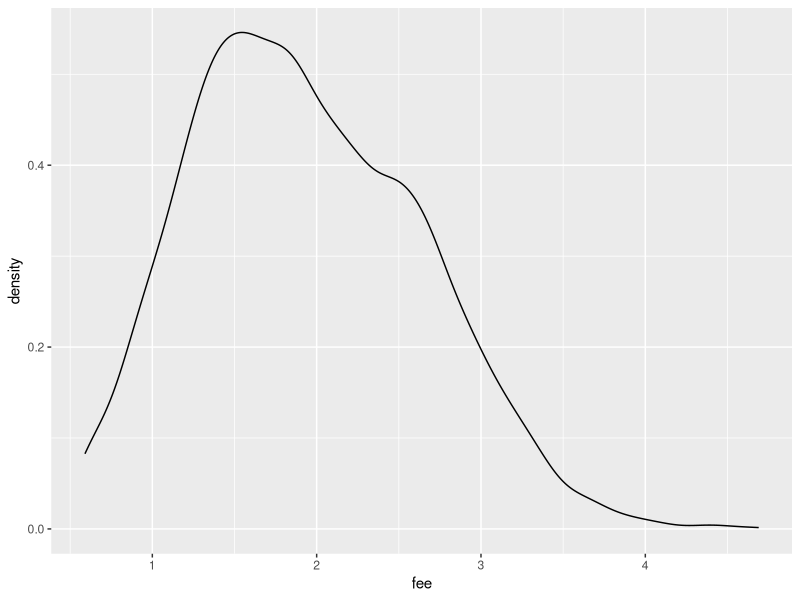
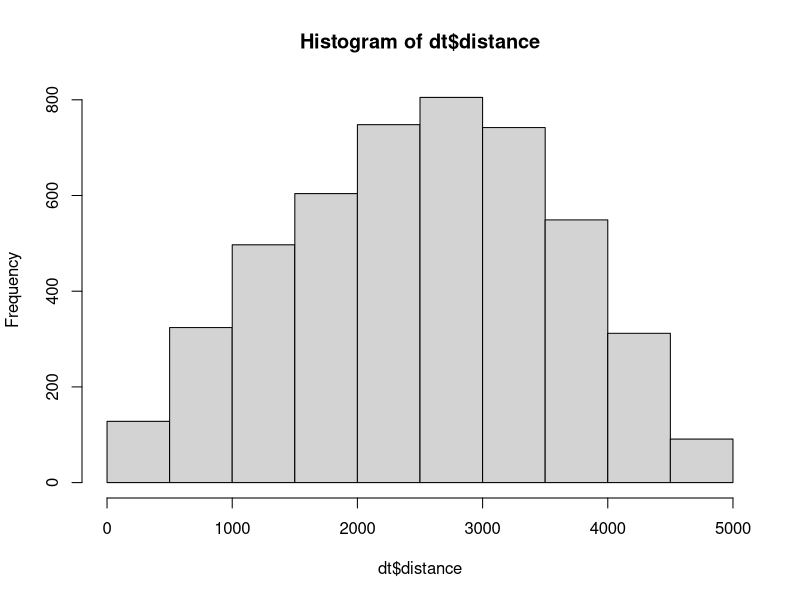
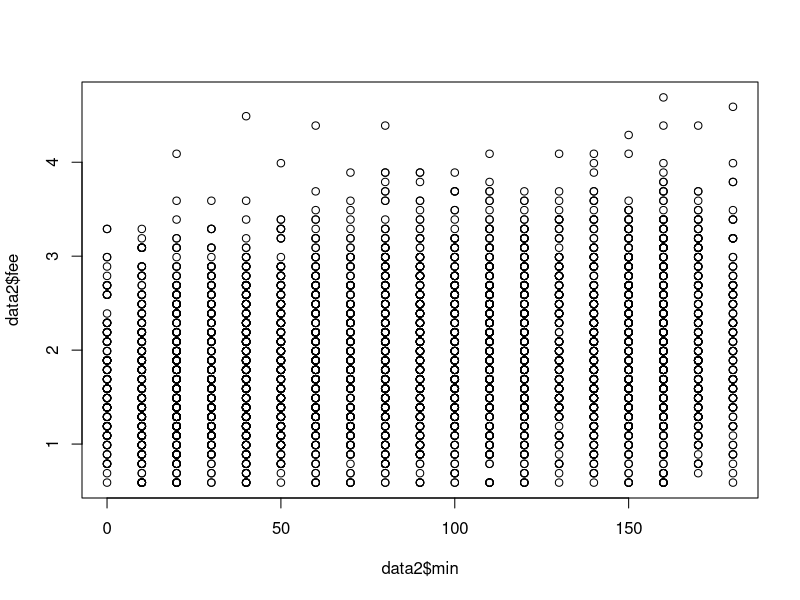
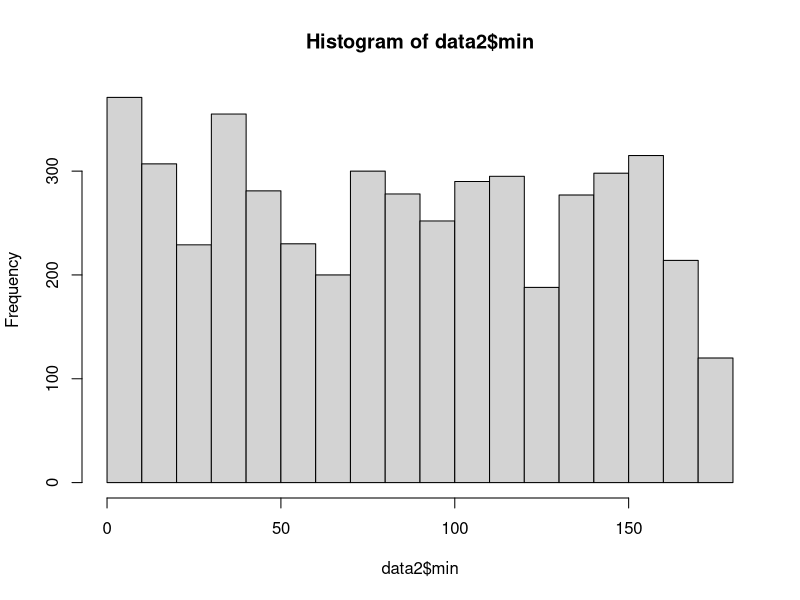
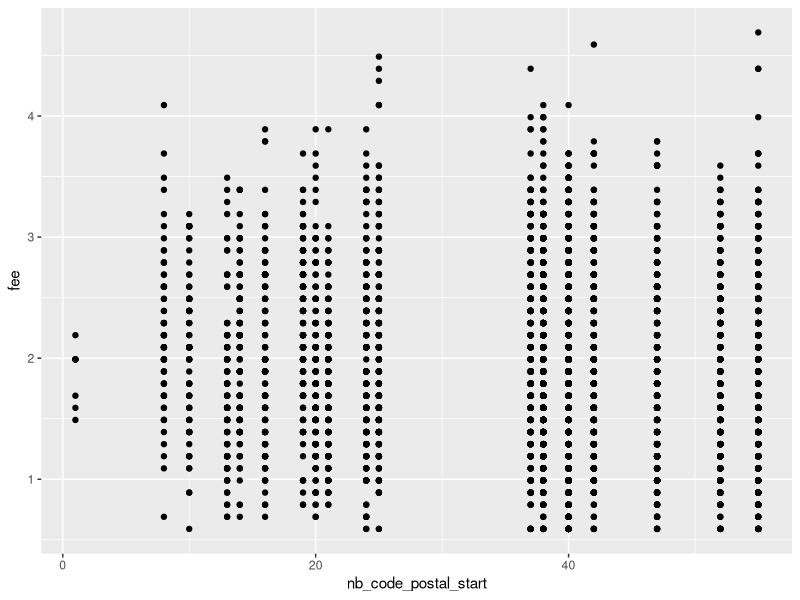
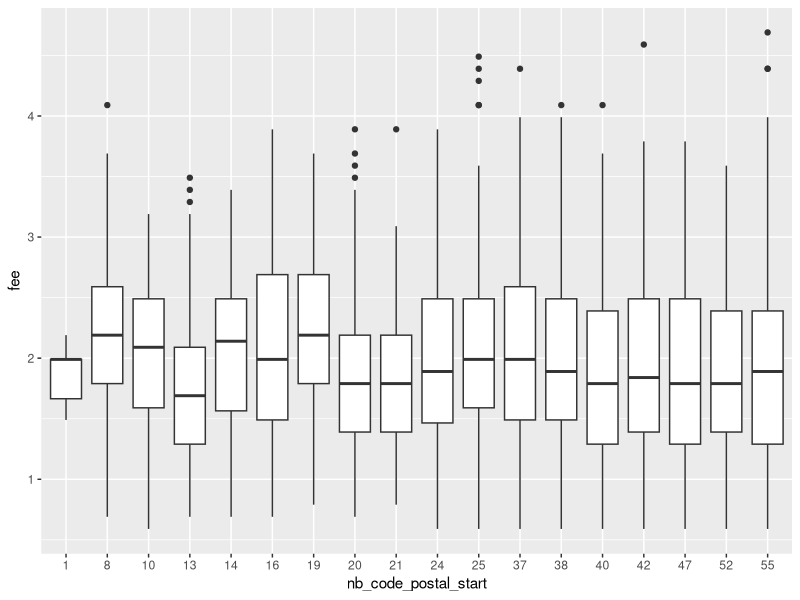
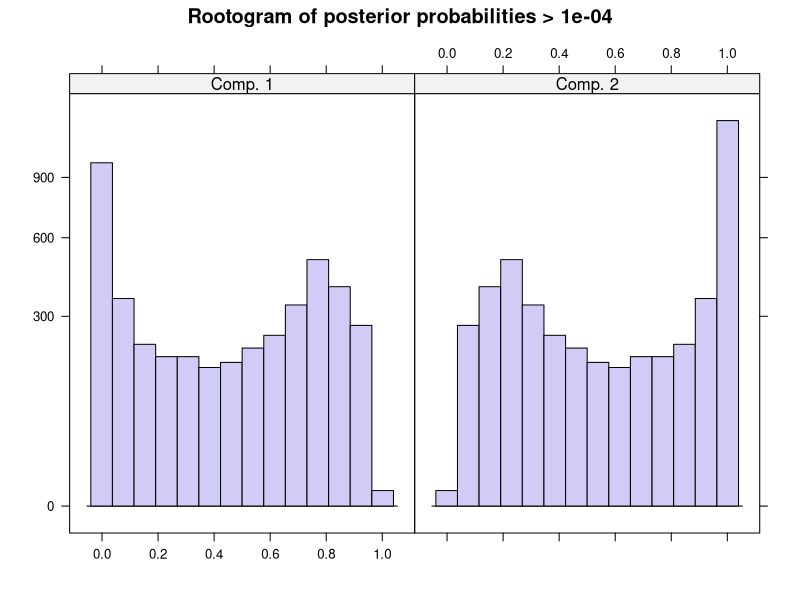

R code for these plots, in order:
################################################################################
### LOAD DATA
################################################################################
setwd("/Users/niels/Desktop/Cours/hackhaton")
data <- read.csv('data.csv', sep= ",", header = TRUE, dec= ".")

################################################################################
### CHARGEMENT PACKAGES
################################################################################

require("tidyverse")
require("sf")
require(geosphere)
require(flexmix)
require(FactoMineR)

################################################################################
### ASSIGNATION D'UNE ID PAR RESTAU
################################################################################

L <- c(rep(0,600))
for (i in 1:600){
  print(i)
  L[i] <- i
  print(L[i])
}
data_count <- data %>%
  count(start_lat,start_lon) %>% 
  mutate(ID = L)

p <- ggplot(data, aes(x=fee)) + 
  geom_density()
p

dt <- left_join(data,data_count, by=c("start_lat","start_lon"))

################################################################################
### CALCUL DISTANCE
################################################################################

p1 <- c(dt$start_lon[1], dt$start_lat[1])
p2 <- c(dt$end_lon[1], dt$end_lat[1])
distGeo(p1,p2) 
#distances dans le jdd
for (k in (1:4800)){
  p1 <- c(dt$start_lon[k], dt$start_lat[k])
  p2 <- c(dt$end_lon[k], dt$end_lat[k])
  dt$distance[k] <- distGeo(p1,p2) 
}

hist(dt$distance)

# choisis en fonct de la variabilité géographique de ses clients 
#création colonne algorithm
###dataframe a utiliser
#dt

################################################################################
### AJOUT TEMPS & METEO
################################################################################

heat <- as.factor(data$heat)
modheat <- LinearModel(data$fee~heat)
modheat
rain <- as.factor(data$rain)
modrain <- LinearModel(data$fee~rain)
modrain


modfeedist <- LinearModel(dt$fee~dt$distance)
modfeedist

dt$hour <- as.numeric(dt$hour)
data2 <- dt %>%
  mutate(hour=hour*60) %>%
  mutate((Time=hour+minute-720))


data2$min <- data2$`(Time = hour + minute - 720)`
data2$min <- round(data2$min, -1)

modmin <- LinearModel(dt$fee~dt$min)
modmin

modfeedloc <- LinearModel(dt$fee~dt$distance)
modfeedist

plot(data2$min, data2$fee)

hist(data2$min)

dt$min <- data2$min

################################################################################
### AJOUT CLASSES SOCIALES ET WEEEKEND/SEMAINE
################################################################################

faible <- c(75019,75020,75010, 75018)
moyen <- c(75014, 75013, 75012, 75001, 75002, 75003, 75004, 75011)
fort <- c(75016, 75015, 75017, 75008, 75007, 75006, 75005, 75009, 75116)

dt$social_resto <- rep(NA, 4800)

for (i in 1:dim(dt)[1]) {
  if (dt$start_code_postal[i] %in% faible) {
    dt$social_resto[i] <- 0
  }
  if (dt$start_code_postal[i] %in% moyen) {
    dt$social_resto[i] <- 5
  }
  if (dt$start_code_postal[i] %in% fort) {
    dt$social_resto[i] <- 10
  }
}

dt$social_client <- rep(NA, 4800)

for (i in 1:4800) {
  if (dt$end_code_postal[i] %in% faible) {
    dt$social_client[i] <- 0
  }
  if (dt$end_code_postal[i] %in% moyen) {
    dt$social_client[i] <- 5
  }
  if (dt$end_code_postal[i] %in% fort) {
    dt$social_client[i] <- 10
  }
}

semaine <- c("Monday","Tuesday","Wednesday","Thursday")
weekend <- c("Friday","Saturday","Sunday")

dt$jour <- rep(NA, 4800)

for (i in 1:4800) {
  if (dt$day_of_week[i] %in% semaine) {
    dt$jour[i] <- 1
  }
  if (dt$day_of_week[i] %in% weekend) {
    dt$jour[i] <- 5
  }
}

dt_distance <- dt %>%
  group_by(ID, start_code_postal) %>%
  summarise(mean_dist= mean(distance), sd_dist= sd(distance))

dt <- cbind(dt, dt_distance[,3:4])

################################################################################
### DENSITE DE RESTO PAR LOCALISATION
################################################################################

data_code <-  dt %>%
  count(start_code_postal) %>%
  mutate(nb_code_postal_start = n/8) # on peut diviser par 8 car chaque resto est present sur 8 lignes

sum(data_code$nb_code_postal_start) #on retrouve 600 restos

dt <- inner_join(dt,data_code[,-2], by=c("start_code_postal")) 

ggplot(dt, aes(x=nb_code_postal_start, y=fee)) +
  geom_point()

dt$nb_code_postal_start <- as.factor(dt$nb_code_postal_start)
ggplot(dt, aes(x=nb_code_postal_start, y=fee)) +
  geom_boxplot()


################################################################################
### FLEXMIX
################################################################################

tri1 <- function(table){
  purs <- c()
  for (k in (1:length(table[1,]))){
    if (table[1,k] == 8){
      purs <- c(purs,k)
    }
  }
  return(purs)
}

tri2 <- function(table){
  purs <- c()
  for (k in (1:length(table[1,]))){
    if (table[1,k] == 0){
      purs <- c(purs,k)
    }
  }
  return(purs)
}

tri3 <- function(table){
  purs <- c()
  for (k in (1:length(table[1,]))){
    if (table[1,k] > 6){
      purs <- c(purs,k)
    }
  }
  return(purs)
}

tri4 <- function(table){
  purs <- c()
  for (k in (1:length(table[1,]))){
    if (table[1,k] < 3){
      purs <- c(purs,k)
    }
  }
  return(purs)
}

tri1large <- function(table){
  purs <- c()
  for (k in (1:length(table[1,]))){
    if (table[1,k] < 8){ # full classe sur 1 pour le 8
      purs <- c(purs,k)
    }
  }
  return(purs)
}

tri2large <- function(table){
  purs <- c()
  for (k in (1:length(table[1,]))){
    if (table[1,k] > 0){ # full classe sur 2 pour le 8 si 0 un
      purs <- c(purs,k)
    }
  }
  return(purs)
}


######

dt_tri <- dt[order(dt$ID),]

######

## On classifie tous les restaurants qui ont des frais fixes ensemble

pur <- c()
i=1
g0=c()
while (i<=4800){
  if ((dt_tri[i,"fee"]*8) == sum(dt_tri[i:(i+7),"fee"])){
    g <- cbind(dt_tri[i:(i+7),1:22])
    g0 <- rbind(g0,g)
    pur <- c(pur,dt_tri[i,"ID"])
  }
  i = i + 8
  print(i)
}

g0$a <- rep(0,length(g0[,1]))

a <- c(rep(0,length(dt_tri[,1])))

for (i in pur){
  for (j in 1:8) a[(i-1)*8+j]=2
}

dt_impur <- cbind(dt_tri,a)

dt_impur <- dt_impur[a==0,]

######

## Nous procédons ensuite à une classification via flexmix de façon progressive, en changeant les variables explicatives
## pour chaque étape, car les restaurants ne classifient pas de la même façon. Nous sélectionnons à chaque fois les restaurants
## que nous définissons comme "purs", c'est à dire qui ont les 8 commandes classifiées pareil à chaque flexmix. Pour le dernier
## flexmix (le 3e), nous séparons juste en 2 groupes.

m1 <- flexmix(fee ~ min+jour,data = dt_impur, k = 2)

summary(m1)

print(plot(m1))

clusters <- clusters(m1)

visualisation1 <- table(clusters(m1),dt_impur$ID)

purs1 <- tri1(visualisation1)
purs2 <- tri2(visualisation1)

a <- c(rep(0,length(dt_impur[,1])))

for (i in purs1){
  for (j in 1:8) a[(i-1)*8+j]=1
}
g1 <- cbind(dt_impur,a)
g1 = g1[a==1,]

a <- c(rep(0,length(dt_impur[,1])))

for (i in purs2){
  for (j in 1:8) a[(i-1)*8+j]=2
}

g2 <- cbind(dt_impur,a)
g2 = g2[a==2,]

impur <- c(purs1,purs2)

a <- c(rep(0,length(dt_impur[,1])))

for (i in impur){
  for (j in 1:8) a[(i-1)*8+j]=2
}

dt_impur <- cbind(dt_impur,a)

dt_impur <- dt_impur[a==0,]

#######

m2 <- flexmix(fee ~ distance+jour,data = dt_impur, k = 2)

visualisation2 <- table(clusters(m2),dt_impur$ID)

purs3 <- tri1(visualisation2)
purs4 <- tri2(visualisation2)

a <- c(rep(0,length(dt_impur[,1])))

for (i in purs3){
  for (j in 1:8) a[(i-1)*8+j]=3
}
g3 <- cbind(dt_impur,a)
g3 = g3[a==3,]

a <- c(rep(0,length(dt_impur[,1])))

for (i in purs4){
  for (j in 1:8) a[(i-1)*8+j]=4
}

g4 <- cbind(dt_impur,a)
g4 = g4[a==4,]

impur <- c(purs3,purs4)

a <- c(rep(0,length(dt_impur[,1])))

for (i in impur){
  for (j in 1:8) a[(i-1)*8+j]=2
}

dt_impur <- cbind(dt_impur,a)

dt_impur <- dt_impur[a==0,]

######

m3 <- flexmix(fee ~ distance+rain+min+heat+social_resto+jour,data = dt_impur, k = 2)

visualisation3 <- table(clusters(m3),dt_impur$ID)

purs5 <- tri2(visualisation3)
purs6 <- tri2large(visualisation3)

## L'algorithme ne classifie pas toujours dans le même ordre, on remet donc bien dans l'ordre voulu

if ((is.null(purs5)) | (is.null(purs6))){
  purs5 <- tri1(visualisation3)
  purs6 <- tri1large(visualisation3)
}

a <- c(rep(0,length(dt_impur[,1])))

for (i in purs5){
  for (j in 1:8) a[(i-1)*8+j]=5
}
g5 <- cbind(dt_impur,a)
g5 = g5[a==5,]

a <- c(rep(0,length(dt_impur[,1])))

for (i in purs6){
  for (j in 1:8) a[(i-1)*8+j]=6
}

g6 <- cbind(dt_impur,a)
g6 = g6[a==6,]

impur <- c(purs5,purs6)

a <- c(rep(0,length(dt_impur[,1])))

for (i in impur){
  for (j in 1:8) a[(i-1)*8+j]=2
}

dt_impur <- cbind(dt_impur,a)

dt_impur <- dt_impur[a==0,]

#####

length(g0[,1])+length(g1[,1])+length(g2[,1])+length(g3[,1])+length(g4[,1])+length(g5[,1])+length(g6[,1])
soumission <- data.frame(observation_uuid = c(g0[,1],g1[,1],g2[,1],g3[,1],g4[,1],g5[,1],g6[,1]),
                         algorithm = c(g0[,23],g1[,25],g2[,25],g3[,26],g4[,26],g5[,27],g6[,27]))
write.csv(soumission, "soumission_finale_v3.csv",row.names = FALSE)

# 
# #####
# 
# m4 <- flexmix(fee ~ distance+rain+min+heat+social_client,data = dt_impur, k = 2)
# 
# visualisation4 <- table(clusters(m4),dt_impur$ID)
# 
# purs7 <- tri1large(visualisation4)
# purs8 <- tri2large(visualisation4)
# 
# a <- c(rep(0,length(dt_impur[,1])))
# 
# for (i in purs7){
#   for (j in 1:8) a[(i-1)*8+j]=7
# }
# g7 <- cbind(dt_impur,a)
# g7 = g7[a==7,]
# 
# a <- c(rep(0,length(dt_impur[,1])))
# 
# for (i in purs8){
#   for (j in 1:8) a[(i-1)*8+j]=8
# }
# 
# g8 <- cbind(dt_impur,a)
# g8 = g8[a==8,]
# 
# length(g0[,1])+length(g1[,1])+length(g2[,1])+length(g3[,1])+length(g4[,1])+length(g5[,1])+length(g6[,1])+length(g7[,1])+length(g8[,1])
# 
# soumission <- rbind(g0[,c(1,23)],g1[,c(1,24)],g2[,c(1,24)],g3[,c(1,25)],g4[,c(1,25)],g5[,c(1,26)],g6[,c(1,26)],g7[,c(1,27)],g8[,c(1,27)])
# colnames(soumission) <- c("observation_uuid","algorithm")
# write.table(soumission, "soumission_finale_v2.csv", sep=",",row.names = FALSE, dec = ".", na= "NA")
